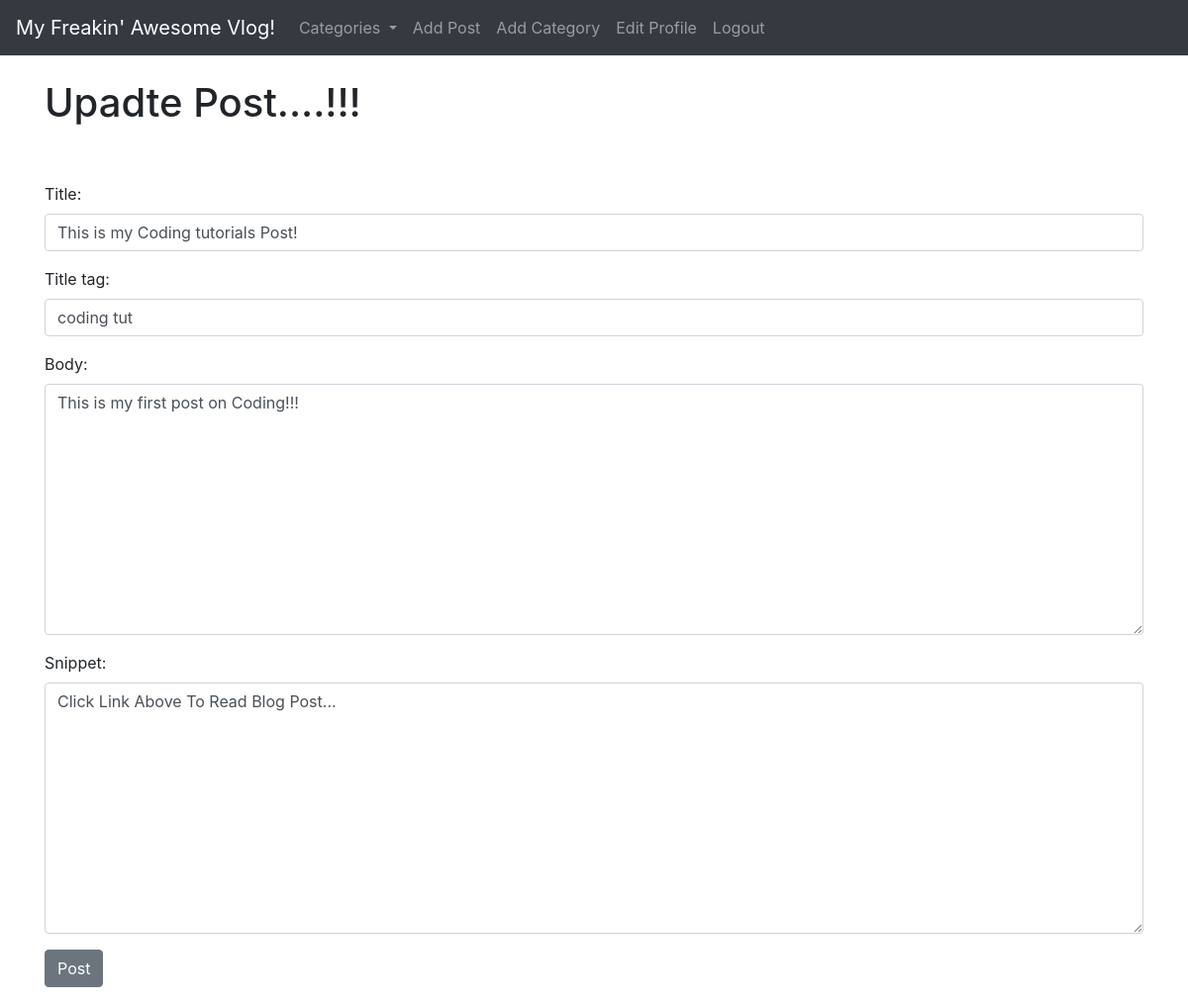
The page /article/edit/10 (signed in) on the database its author committed.
### theblog/models.py (models this page shows, shortened)
class Post(models.Model):
	title = models.CharField(max_length=255)
	header_image = models.ImageField(null=True, blank=True, upload_to="images/")
	title_tag = models.CharField(max_length=255)
	author = models.ForeignKey(User, on_delete=models.CASCADE)
	body = RichTextField(blank=True, null=True)
	post_date = models.DateField(auto_now_add=True)
	category = models.CharField(max_length=255, default='coding')
	snippet = models.CharField(max_length=255)
	likes = models.ManyToManyField(User, related_name='blog_posts')

### theblog/views.py (the view)
# urls.py: path('article/edit/<int:pk>', UpdatePostView.as_view(), name='update_post'),
class UpdatePostView(UpdateView):
	model = Post
	form_class = EditForm
	template_name ='update_post.html'
	def get_context_data(self, *args, **kwargs):
		cat_menu = Category.objects.all()
		context = super(UpdatePostView, self).get_context_data(*args, **kwargs)
		context["cat_menu"] = cat_menu
		return context

### theblog/forms.py
class EditForm(forms.ModelForm):
	class Meta:
		model = Post
		fields = ('title', 'title_tag', 'body', 'snippet')
		widgets = {
			'title':forms.TextInput(attrs={'class': 'form-control',}),
			'title_tag':forms.TextInput(attrs={'class': 'form-control'}),
			'body':forms.Textarea(attrs={'class': 'form-control'}),
			'snippet':forms.Textarea(attrs={'class': 'form-control'}),
		}

### theblog/models.py (called while the page is built)
	def __str__(self):
		return self.name

### theblog/templates/update_post.html (shortened to what this page needs)
{% extends 'base.html' %}
{% block  content %}
{% if user.is_authenticated %}
	{% if user.id == post.author.id %}
		<h1>Upadte Post....!!!</h1>
		<div class="form-group">
			<form method="POST">
				{{ form.as_p }}
				<button class="btn btn-secondary">Post</button>
		</div>
	{% else %}
		You're Not allowed here! (and you know it...)
	{% endif %}
{% else %}
You're Not allowed here! (and you know it...)
{% endif %}
{% endblock %}

### rows shown on the page
Post: title "This is my Coding tutorials Post!", title_tag "coding tut", body "This is my first post on Coding!!!", snippet "Click Link Above To Read Blog Post..."
